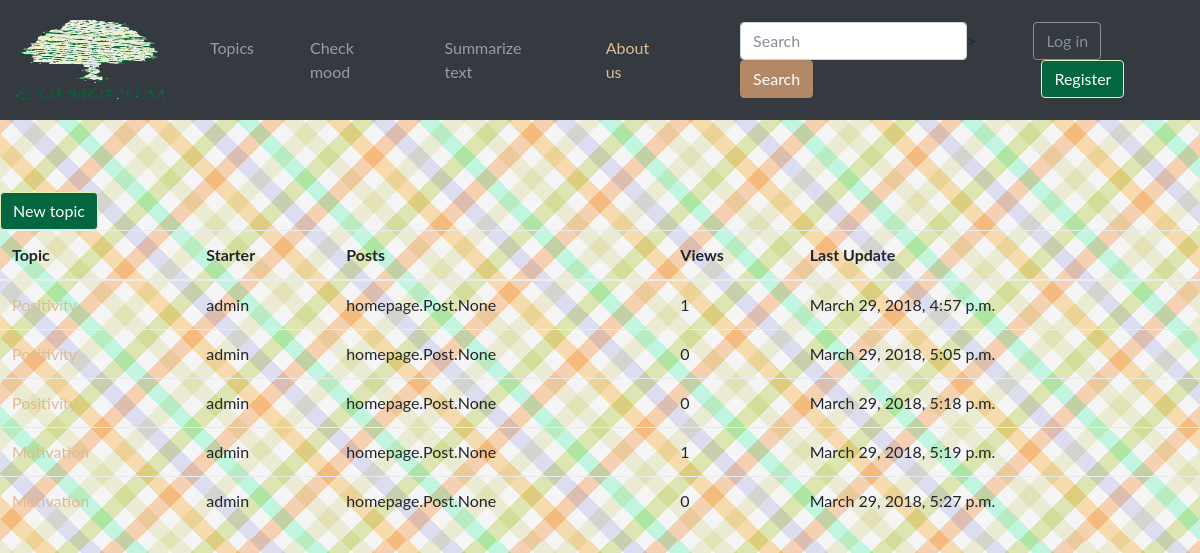
Page /homepage/categories/1/ on the committed database.
### homepage/models.py (models this page shows)
class Topic(models.Model):
    subject = models.CharField(max_length=255)
    last_updated = models.DateTimeField(auto_now_add=True)
    category = models.ForeignKey(Category, related_name='topics')
    creator = models.ForeignKey(User, related_name='topics')
    views = models.PositiveIntegerField(default=0)

### homepage/views.py (the view)
# urls.py: url(r'^categories/(?P<pk>\d+)/$', views.category_topics, name='category_topics'),
def category_topics(request, pk):
    category = get_object_or_404(Category, pk=pk)
    return render(request, 'homepage/topics.html', {'category': category})

### homepage/templates/homepage/topics.html (shortened to what this page needs)
{% extends 'homepage/base.html' %}
{% block content %}
    <a href="{% url 'homepage:new_topic' category.pk %}" class="btn btn-primary">New topic</a>
  <table class="table">
    <thead class="thead-inverse">
      <tr>
        <th>Topic</th>
        <th>Starter</th>
        <th>Posts</th>
        <th>Views</th>
        <th>Last Update</th>
      </tr>
    </thead>
    <tbody>
      {% for topic in category.topics.all %}
        <tr>
            <td><a href="{% url 'homepage:topic_posts' category.pk topic.pk %}">{{ topic.subject }}</a></td>
          <td>{{ topic.creator.username }}</td>
          <td>{{ topic.posts }}</td>
          <td>{{ topic.views }}</td>
          <td>{{ topic.last_updated }}</td>
        </tr>
      {% endfor %}
    </tbody>
  </table>
{% endblock %}

### homepage/templates/homepage/base.html (shortened to what this page needs)
<!doctype html>
<html>
<head>
    {% load staticfiles %}
    <link href="https://maxcdn.bootstrapcdn.com/font-awesome/4.7.0/css/font-awesome.min.css" rel="stylesheet">
    <link rel=stylesheet href={% static 'homepage/css/bootstrap4.css'%}>
   	<link rel="stylesheet" type="text/css" href={% static 'homepage/css/animate.css'%}>
    <link rel="stylesheet" href={% static 'homepage/css/mystyle.css'%}>
    <link href="https://maxcdn.bootstrapcdn.com/font-awesome/4.7.0/css/font-awesome.min.css" rel="stylesheet">
    <link rel="stylesheet" href="https://cdnjs.cloudflare.com/ajax/libs/owl-carousel/1.3.3/owl.carousel.min.css">
    <link rel="stylesheet" href="https://cdnjs.cloudflare.com/ajax/libs/owl-carousel/1.3.3/owl.theme.min.css">
</head>
<body class="body1">
{% block body %}
    <nav class="navbar navbar-expand-sm bg-dark navbar-dark fixed-top">
  <a class="navbar-brand" href="{% url 'homepage:index' %}">
    <img src="{% static 'LogoFinal.png'%}" alt="logo" style="width:150px; height: 80px">
  </a>
  <ul class="navbar-nav">
    <li class="nav-item">
      <a class="nav-link" href="#">Topics</a>
    </li>
            <li class="nav-item">
      <a class="nav-link" href="{% url 'homepage:emotion' %}">Check mood</a>
    </li>
      <li class="nav-item">
      <a class="nav-link" href="{% url 'homepage:summarize' %}">Summarize text</a>
    </li>
        </ul>
    <li class="nav-item">
      <a class="nav-link" href="#">About us</a>
    </li>
      <li></li>
    <form class="form-inline" role="search" method="get" action="{% url 'homepage:index' %}">
    <input class="form-control" type="text" placeholder="Search" name="q" value="{{ request.GET.q }}">>
    <button class="btn btn-success" type="submit">Search</button>
  </form>
   <div class="collapse navbar-collapse" id="mainMenu">
      {% if user.is_authenticated %}
        <ul class="navbar-nav ml-auto">
          <li class="nav-item dropdown">
            <a class="nav-link dropdown-toggle" href="#" id="userMenu" data-toggle="dropdown" aria-haspopup="true" aria-expanded="false">
              {{ user.username }}
            </a>
            <div class="dropdown-menu dropdown-menu-right" aria-labelledby="userMenu">
              <a class="dropdown-item" href="#">My account</a>
              <a class="dropdown-item" href="#">Change password</a>
              <div class="dropdown-divider"></div>
              <a class="dropdown-item" href="{% url 'homepage:logout' %}">Log out</a>
            </div>
          </li>
        </ul>
      {% else %}
        <form class="form-inline ml-auto">
          <a href="{% url 'homepage:login' %}" class="btn btn-outline-secondary">Log in</a>
          <a href="{% url 'homepage:register' %}" class="btn btn-primary ml-2">Register</a>
        </form>
      {% endif %}
    </div>
    </nav>
        <br><br><br><br><br><br><br><br>
{% block content %}
{% endblock %}
{% endblock body %}
</body>
</html>

### homepage/static/homepage/css/mystyle.css (style rules this page uses)
.body1 { background: repeating-linear-gradient( 45deg, transparent, transparent 1em, moccasin 0, moccasin 2em, transparent 0, transparent 3em, lavender 0, lavender 4em, transparent 0, transparent 5em, #c9ffe9 0, #c9ffe9 6em, transparent 0, transparent 7em, beige 0, beige 8em ), repeating-linear-gradient( -45deg, transparent, transparent 1em, #E6EEB9 0, #E6EEB9 2em, transparent 0, transparent 3em, beige 0, beige 4em, transparent 0, transparent 5em, peachpuff 0, peachpuff 6em ), whitesmoke; background-blend-mode: multiply; }
nav li { display: inline-block; padding: 20px 20px; color: peru; }
.navbar-brand { color: #666878; }
body { font-family: "Lato", sans-serif; transition: background-color .5s; }

### rows in the picture
Topic: subject "Positivity", creator.username "admin", posts "homepage.Post.None", views "1", last_updated "March 29, 2018, 4:57 p.m."
Topic: subject "Positivity", creator.username "admin", posts "homepage.Post.None", views "0", last_updated "March 29, 2018, 5:05 p.m."
Topic: subject "Positivity", creator.username "admin", posts "homepage.Post.None", views "0", last_updated "March 29, 2018, 5:18 p.m."
Topic: subject "Motivation", creator.username "admin", posts "homepage.Post.None", views "1", last_updated "March 29, 2018, 5:19 p.m."
Topic: subject "Motivation", creator.username "admin", posts "homepage.Post.None", views "0", last_updated "March 29, 2018, 5:27 p.m."
